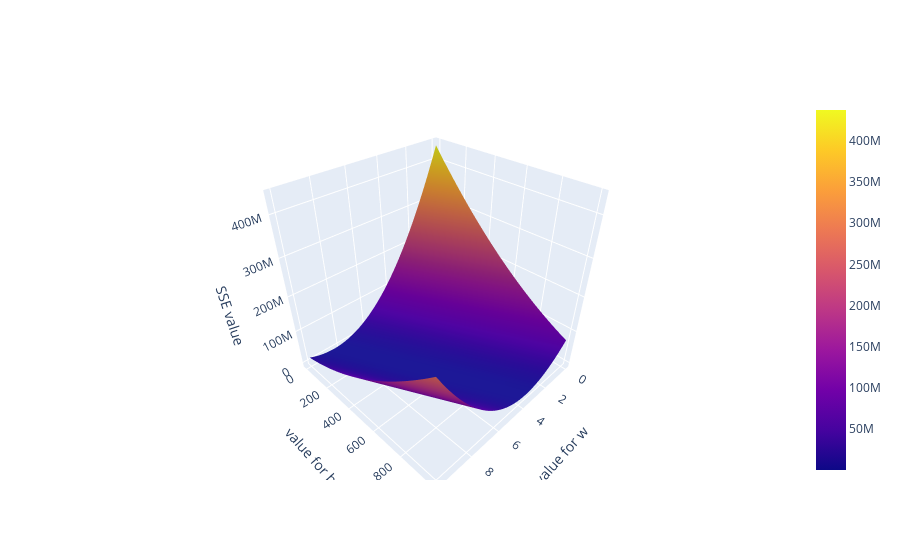

The cell this chart's notebook holds for it:
### Markdown cell above
### Extra: disegnamo la superficie dell'SSE in funzione della scelta di $b$ e $w$

### Code cell
bs = np.linspace(0,1000,200)
ws = np.linspace(0,10,200)
z = np.full((len(bs), len(ws)), np.nan)
for bi,b in enumerate(bs):
    for wi,w in enumerate(ws):
        z[bi,wi] = sse(x,y,b,w)
data = [go.Surface(x=ws, y=bs, z=z)]
# Le righe di z corrispondono all'asse y
    
layout = go.Layout(scene=dict(
        xaxis = dict(title="value for w"),
        yaxis = dict(title="value for b"),
        zaxis = dict(title="SSE value")
    )
)
fig = go.Figure(data, layout)
py.iplot(fig)

### Figure 1 — Plotly figure (JSON) as saved in the notebook; plotly's stock layout.template omitted (floating-point values rounded to 4 significant figures; data arrays with more than 128 entries replaced by an {"elided": "..."} marker saying what was removed)
{"data": [{"type": "surface", "x": {"elided": "200 float values"}, "y": {"elided": "200 float values"}, "z": {"elided": "200x200 float values"}}], "layout": {"scene": {"xaxis": {"title": {"text": "value for w"}}, "yaxis": {"title": {"text": "value for b"}}, "zaxis": {"title": {"text": "SSE value"}}}}}
